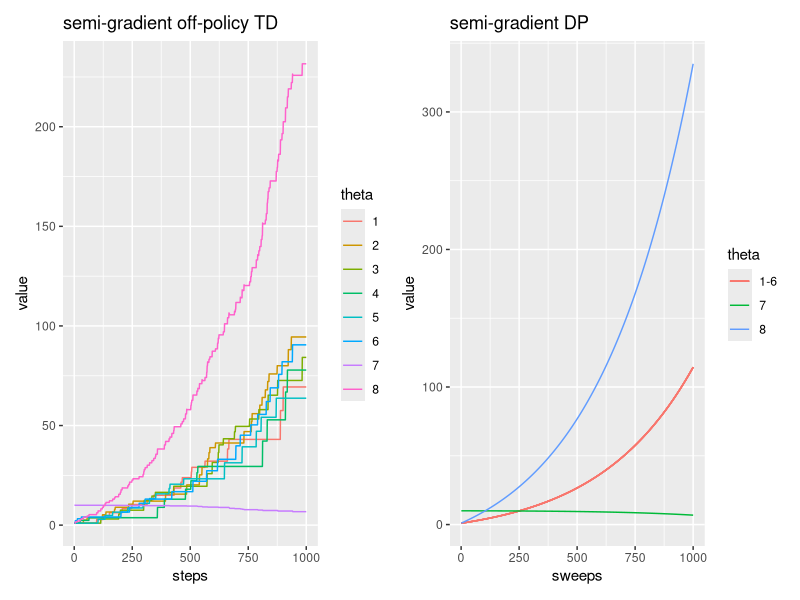
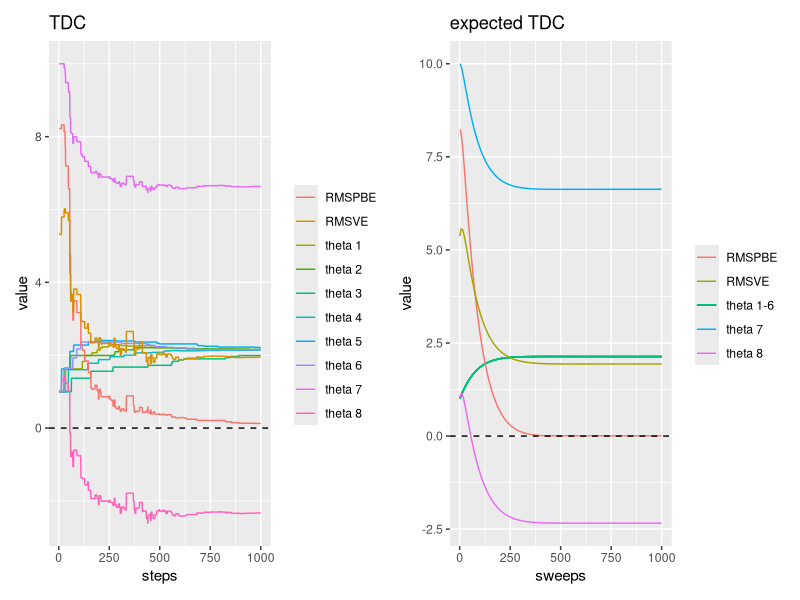
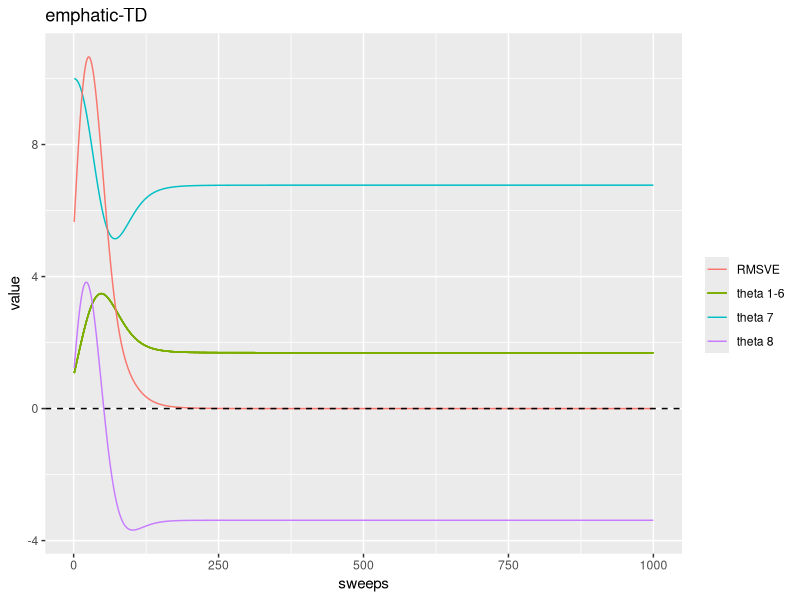

Generate these figures, in order, with R:
library(tidyverse)
library(patchwork)


resample <- function(x, ...)
  x[sample.int(length(x), ...)]



# Moore-Penrose pseudo-inverse of a matrix
MPI <- function(matrix){
  SVD <- svd(matrix)
  positive <- (SVD$d > max( 1e-16 * SVD$d[1], 0))
  if (all(positive)) {
    inverse <- SVD$v %*% (1/SVD$d * t(SVD$u))
  }
  else if (any(positive)) {
    inverse <- SVD$v[, positive, drop = FALSE] %*% (1/SVD$d[positive] * t(SVD$u[, positive, drop = FALSE]))
  }
  else {
    inverse <- matrix(0, nrow = ncol(A), ncol = nrow(A))
  }
  return(inverse)
}



num_of_states <- 7



initialize_features <- function(with_weight = FALSE){
  features <- matrix(0, nrow = num_of_states, ncol = num_of_states + 1)
  for(i in seq_len(num_of_states)){
    features[i, i] <- 2
    features[i, num_of_states + 1] <- 1
  }
  features[num_of_states, num_of_states] <- 1
  features[num_of_states, num_of_states + 1] <- 2
  features <<- features
  
  theta <- rep(1, num_of_states + 1)
  theta[[num_of_states]] <- 10
  theta <<- theta
  
  if(with_weight){
    weight <<- vector("double", num_of_states + 1)
  }
}



off_policy_semi_gradient_TD <- function(state, alpha, discount = 0.99){
  
  
  if(runif(1) < 1/num_of_states){
    # the solid action
    new_state <- num_of_states
    rho <- 1 / (1/num_of_states)
    
  } else{
    # the dashed action
    new_state <- resample(1:(num_of_states - 1), 1)
    rho <- 0
  }
  
  
  delta <- discount * (features[new_state, ] %*% theta) - (features[state, ] %*% theta)
  delta <- delta * rho * alpha   
  
  theta <<- theta + as.vector(features[state, ]) * as.vector(delta)
  
  return(new_state)
}



semi_gradient_DP <- function(alpha, discount = 0.99){
  
  delta <- 0
  
  for(state in seq_len(num_of_states)){
    expected_return <- 0
    
    for(new_state in seq_len(num_of_states))
      if(new_state == num_of_states)
        expected_return <- expected_return  + discount * theta %*% features[new_state, ]
    
    error <- expected_return - theta %*% features[state, ]
    delta <- delta + as.vector(error) * as.vector(features[state, ])
  }
  theta <<- theta + (alpha / num_of_states * delta)
}



TDC <- function(state, alpha, beta, discount = 0.99){
  if(runif(1) < 1/num_of_states){
    # the solid action
    new_state <- num_of_states
    rho <- 1 / (1/num_of_states)
    
  } else{
    # the dashed action
    new_state <- resample(1:(num_of_states - 1), 1)
    rho <- 0
  }
  
  delta <- discount * (features[new_state, ] %*% theta)  - (features[state, ] %*% theta)
  delta <- as.vector(delta)
  theta <<- theta + alpha * rho *
    (delta * features[state, ] - discount * features[new_state, ] * 
       as.vector(features[state, ] %*% weight))
  
  weight <<- weight + beta * rho * (delta - as.vector(features[state, ] %*% weight)) * as.vector(features[state, ])
  return(new_state)
}



expected_TDC <- function(alpha, beta, discount = 0.99){
  for(state in seq_len(num_of_states)){
    delta <- discount * (features[num_of_states, ] %*% theta) - (features[state, ] %*% theta)
    delta <- as.vector(delta)
    rho <- 1 / (1/num_of_states)
    expected_update_theta <- 1 / num_of_states * (1/num_of_states) * rho * 
      (delta * features[state, ] - discount * features[num_of_states, ] * as.vector(weight %*% features[state, ]))
    
    theta <<- theta + alpha * expected_update_theta
    
    expected_update_weight <- 1 / num_of_states * (1/num_of_states) * rho * 
      (delta - as.vector(weight %*% features[state, ])) * features[state, ]
    
    weight <<- weight + beta * expected_update_weight
  }
}



expected_emphatic_TD <- function(emphasis, alpha, discount = 0.99, interest = 1){
  expected_update <- 0
  expected_new_emphasis <- 0
  
  for(state in seq_len(num_of_states)){
    if(state == num_of_states){
      rho <- 1 / (1/num_of_states)
    }else{
      rho <- 0
    }
    new_emphasis <- discount * rho * emphasis + interest
    expected_new_emphasis <- expected_new_emphasis + new_emphasis
    new_state <- num_of_states
    delta <- discount * as.vector(features[new_state, ] %*% theta) - as.vector(features[state, ] %*% theta)
    expected_update <- expected_update + 
      (1 / num_of_states * (1/num_of_states) * new_emphasis * 1 / (1/num_of_states) * delta * features[state, ])
  }
  theta <<- theta + alpha * expected_update
  

  return (expected_new_emphasis / num_of_states)
}



RMSVE <- function(){
  state_distribution <- rep(1/num_of_states, num_of_states)
  return(sqrt(as.vector((features %*% theta) ^ 2) %*% state_distribution))
}



RMSPBE <- function(discount = 0.99){
  error <- vector("double", num_of_states)
  state_distribution <- rep(1/num_of_states, num_of_states)
  
  for(state in seq_len(num_of_states)){
    for (new_state in seq_len(num_of_states))
      if (new_state == num_of_states)
        error[state] <- error[state] + (discount * (theta %*% features[new_state, ]) - (theta %*% features[state, ]))
  }
  
  projection <- features %*% MPI(t(features) %*% diag(state_distribution) %*% features) %*%
    t(features) %*% diag(state_distribution) 
  
  
  error <- projection %*% error
  
  
  return(sqrt(as.vector(error ^ 2) %*% state_distribution))
}



# plotting figures

plot_fig11.2 <- function(){
  # left plot
  initialize_features()
  
  state <- resample(seq_len(num_of_states), 1)

  theta_list <- list()
  for(step in 1:1000){
    state <- off_policy_semi_gradient_TD(state, 0.01)
    theta_list[[step]] <- theta
  }

  lines <- theta_list %>% 
    transpose() %>% 
    imap(~geom_line(aes(y = unlist(.x), color = as.character(.y))))
  
  x_axis <- data.frame("steps" = 1:1000)
  
  plot1 <- ggplot(x_axis, aes(x = steps)) +
    lines +
    labs(title = "semi-gradient off-policy TD",
         color = "theta",
         y = "value")
  
  
  #right plot
  initialize_features()
  

  theta_list <- list()
  for(sweep in 1:1000){
    semi_gradient_DP(0.01)
    theta_list[[sweep]] <- theta
  }
  
  lines <- theta_list %>% 
    transpose() %>%
    imap(~{
      color <- ifelse(.y %in% 1:6, "1-6", as.character(.y))
      geom_line(aes(y = unlist(.x), color = color))
    })
  
  x_axis <- data.frame("sweeps" = 1:1000)
  
  plot2 <- ggplot(x_axis, aes(x = sweeps)) +
    lines +
    labs(title = "semi-gradient DP",
         color = "theta",
         y = "value")
  
  return(wrap_plots(plot1, plot2))
}



plot_fig11.5 <- function(){
  # left plot
  initialize_features(with_weight = TRUE)
  
  state <- resample(seq_len(num_of_states), 1)
  
  theta_list <- list()
  rmsve <- vector("double", 1000)
  rmspbe  <- vector("double", 1000)
  for(step in 1:1000){
    state <- TDC(state, 0.005, 0.05)
    theta_list[[step]] <- theta
    rmsve[step] <- RMSVE()
    rmspbe[step] <- RMSPBE()
  }
  
  
  rmsve <- data.frame(rmsve, "steps" = 1:1000)
  rmspbe <- data.frame(rmspbe, "steps" = 1:1000)
  
  lines <- theta_list %>% 
    transpose() %>% 
    imap(~geom_line(aes(y = unlist(.x), color = paste("theta", .y))))
  
  x_axis <- data.frame("steps" = 1:1000)
  
  plot1 <- ggplot(x_axis, aes(x = steps)) +
    lines +
    geom_line(aes(y = rmspbe, color = "RMSPBE"), rmspbe) +
    geom_line(aes(y = rmsve, color = "RMSVE"), rmsve) +
    geom_hline(yintercept = 0, linetype = "dashed") +
    labs(title = "TDC",
         y = "value",
         color = "")
  
  
  # right plot
  initialize_features(with_weight = TRUE)
  
  
  theta_list <- list()
  rmsve <- vector("double", 1000)
  rmspbe  <- vector("double", 1000)
  for(sweep in 1:1000){
    state <- expected_TDC(0.005, 0.05)
    theta_list[[sweep]] <- theta
    rmsve[sweep] <- RMSVE()
    rmspbe[sweep] <- RMSPBE()
  }
  
  rmsve <- data.frame(rmsve, "sweeps" = 1:1000)
  rmspbe <- data.frame(rmspbe, "sweeps" = 1:1000)
  
  lines <- theta_list %>% 
    transpose() %>%
    imap(~{
      color <- ifelse(.y %in% 1:6, "theta 1-6", paste("theta", .y))
      geom_line(aes(y = unlist(.x), color = color))
    })
  
  x_axis <- data.frame("sweeps" = 1:1000)
  
  plot2 <- ggplot(x_axis, aes(x = sweeps)) +
    lines +
    geom_line(aes(y = rmspbe, color = "RMSPBE"), rmspbe) +
    geom_line(aes(y = rmsve, color = "RMSVE"), rmsve) +
    geom_hline(yintercept = 0, linetype = "dashed") +
    labs(title = "expected TDC",
         y = "value",
         color = "")
  
  return(wrap_plots(plot1, plot2))
}



plot_fig11.6 <- function(){
  
  initialize_features()
  
  emphasis <- 0
  theta_list <- list()
  rmsve <- vector("double", 1000)
  
  for(sweep in 1:1000){
    emphasis <- expected_emphatic_TD(emphasis, 0.03)
    theta_list[[sweep]] <- theta
    rmsve[sweep] <- RMSVE()
  }
  rmsve <- data.frame(rmsve, "sweeps" = 1:1000)
  
  lines <- theta_list %>% 
    transpose() %>%
    imap(~{
      color <- ifelse(.y %in% 1:6, "theta 1-6", paste("theta", .y))
      geom_line(aes(y = unlist(.x), color = color))
    })
  
  x_axis <- data.frame("sweeps" = 1:1000)
  
  plot <- ggplot(x_axis, aes(x = sweeps)) +
    lines +
    geom_line(aes(y = rmsve, color = "RMSVE"), rmsve) +
    geom_hline(yintercept = 0, linetype = "dashed") +
    labs(title = "emphatic-TD",
         y = "value",
         color = "")
  
  return(plot)
}



plot_fig11.2()
plot_fig11.5()
plot_fig11.6()
